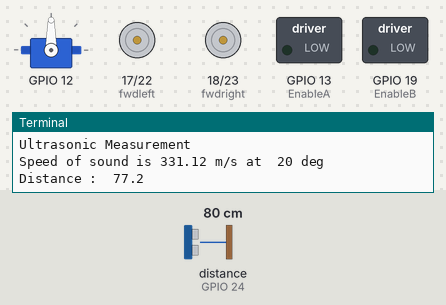
Bench run of a program on a simulated Raspberry Pi (BCM pin numbers). Shown: servo, motor-driver pin pairs drawn as motors (green arrow = first pin HIGH = forward, orange = second pin HIGH = backward, longer = more drive), switched loads named in the program (green lamp = pin HIGH), the last lines printed to the terminal. The inputs (shaded band) are chosen by the test bench; at power-on: distance to the obstacle (sensor on GPIO 24) 80 cm. The echo pulse lasts 58.3 µs per cm; servo angles are drawn from the pulse width (0.5 ms = 0°, 2.5 ms = 180°); the clock reads 2024-03-15 10:24:30 at power-on unless the program sets it; pins used as bus, display or sensor lines are not drawn.

Above: at 2.7 s.
2.8 s: distance to the obstacle (sensor on GPIO 24) set to 44 cm
6.5 s: distance to the obstacle (sensor on GPIO 24) set to 38 cm
At 7.9 s:
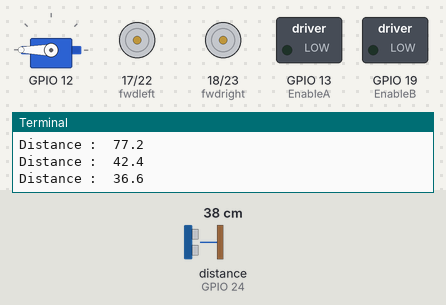
At 11.9 s:
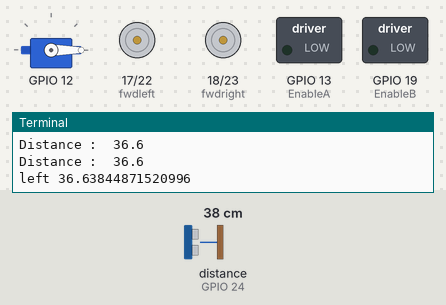
12.3 s: distance to the obstacle (sensor on GPIO 24) set to 2 cm
At 16.2 s:
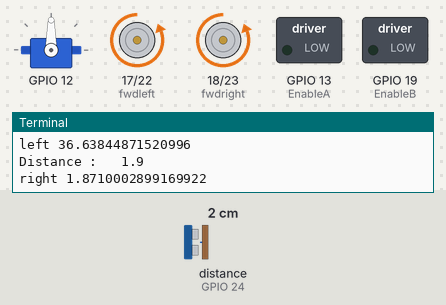
18.3 s: distance to the obstacle (sensor on GPIO 24) set to 4 cm
Timing chart, 0 to 21.3 s (numbered marks = the images above; inputs shaded):
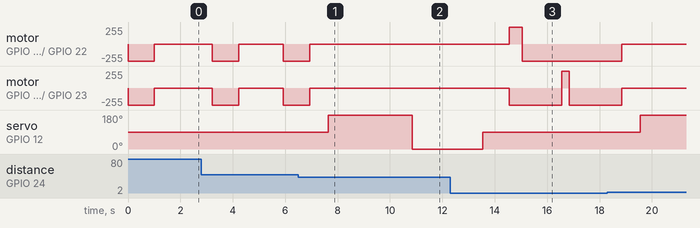

Measured:
- the behaviour switches between 42 and 41 cm on distance to the obstacle (sensor on GPIO 24) (found by bisection; images 0 and 1)
- after the input at 6.5 s, motor on GPIO 17 (fwdleft) / GPIO 22 (revleft), motor on GPIO 18 (fwdright) / GPIO 23 (revright): goes on until 6.9 s, then stays stopped; servo on GPIO 12: 90° → 180° after 1.1 s, → 0° 3.2 s later
- after the input at 12.3 s, motor on GPIO 17 (fwdleft) / GPIO 22 (revleft): stopped → forward 255/255 after 2.3 s, → backward 255/255 0.50 s later; motor on GPIO 18 (fwdright) / GPIO 23 (revright): stopped → backward 255/255 after 2.3 s, → forward 255/255 2.0 s later, → backward 255/255 0.30 s later

The program:

test.py
```python
import robot
import servoNJt as servo
import time
import threading
import ultrasonic_2 as usc
import RPi.GPIO as IO

#robot.forward(5)

#robot.right(5)

# robot.left(5)
global distance
global left
global right
def ultraSonicServo():
    while True:
        if usc.distanceReturn()<40:
            #stop()-
           robot.forward(0);
           servo.servoRotate(2500)
           time.sleep(1)
           left=usc.distanceReturn()
           print('left ' + str(left))
           time.sleep(0.5)
           servo.servoRotate(500)
           time.sleep(1)
           right=usc.distanceReturn()
           print('right ' + str(right))
           if left>right:
                servo.servoRotate(1500)
                robot.left(0.5)
                robot.forward(1.5)
                robot.right(0.3)
                robot.forward(2)

                #time.sleep(1)
           elif right>left:
                servo.servoRotate(1500)
                robot.right(0.5)
                #time.sleep(1)
                #robot.forward(5)
        else:
            servo.servoRotate(1500)
            robot.forward(1)


#threadServo=threading.Thread(target=servo.runServo,args=(90,))
#threadRobot=threading.Thread(target=robot.forward,args=(5,))
#threadServo.start()
#threadRobot.start()
#robot.forward(3);
ultraSonicServo()
#IO.cleanup()
```

robot.py
```python
import RPi.GPIO as GPIO

import time

GPIO.setmode(GPIO.BCM)

fwdleft = 17
fwdright = 18
revleft = 22
revright = 23
EnableA = 13
EnableB = 19
GPIO.setup(EnableA, GPIO.OUT)
GPIO.setup(EnableB, GPIO.OUT)
pwmA = GPIO.PWM(EnableA, 100)
pwmB = GPIO.PWM(EnableB, 100)

motors = [fwdleft,fwdright,revleft,revright]

for item in motors:
    GPIO.setup(item, GPIO.OUT)

def reverse(i):
    GPIO.output(fwdright, True)
    GPIO.output(fwdleft, True)
    time.sleep(i)
    GPIO.output(fwdright, False)
    GPIO.output(fwdleft, False)

def left(i):
    GPIO.output(revright, True)
    GPIO.output(fwdleft, True)
    time.sleep(i)
    GPIO.output(revright, False)
    GPIO.output(fwdleft, False)

def right(i):
    GPIO.output(fwdright, True)
    GPIO.output(revleft, True)
    time.sleep(i)
    GPIO.output(fwdright, False)
    GPIO.output(revleft, False)

def forward(i):
    GPIO.output(revleft, True)
    GPIO.output(revright, True)
    time.sleep(i)
    GPIO.output(revleft, False)
    GPIO.output(revright, False)

def reverse2(i):
    GPIO.output(fwdright, True)
    GPIO.output(fwdleft, True)

def stop_reverse2(i):
    time.sleep(i)
    GPIO.output(fwdright, False)
    GPIO.output(fwdleft, False)

def left2(i):
    GPIO.output(revright, True)
    GPIO.output(fwdleft, True)

def stop_left2(i):
    time.sleep(i)
    GPIO.output(revright, False)
    GPIO.output(fwdleft, False)

def right2(i):
    GPIO.output(fwdright, True)
    GPIO.output(revleft, True)

def stop_right2(i):
    time.sleep(i)
    GPIO.output(fwdright, False)
    GPIO.output(revleft, False)

def forward2(i):
    GPIO.output(revleft, True)
    GPIO.output(revright, True)

def stop_foward2(i):
    time.sleep(i)
    GPIO.output(revleft, False)
    GPIO.output(revright, False)

def stop(i):
    GPIO.output(revleft, False)
    GPIO.output(revright, False)
    time.sleep(i)

try:
	print("R E A D Y")
	forward(1)
except KeyboardInterrupt:
	print("E X I T")
	GPIO.cleanup()


        
```

servoNJt.py
```python
import pigpio
from time import sleep

# connect to the
pi = pigpio.pi()

# loop forever
def servoRotate(goc):
    pi.set_servo_pulsewidth(12, goc)    # off
    sleep(1)
    
```

ultrasonic_2.py
```python
#!/usr/bin/python
#+-+-+-+-+-+-+-+-+-+-+-+-+-+-+-+-+-+-+-+-+-+
#|R|a|s|p|b|e|r|r|y|P|i|-|S|p|y|.|c|o|.|u|k|
#+-+-+-+-+-+-+-+-+-+-+-+-+-+-+-+-+-+-+-+-+-+
#
# ultrasonic_2.py
# Measure distance using an ultrasonic module
# in a loop.
#
# Ultrasonic related posts:
# http://www.raspberrypi-spy.co.uk/tag/ultrasonic/
#
# Author : Matt Hawkins
# Date   : 16/10/2016
# -----------------------

# -----------------------
# Import required Python libraries
# -----------------------
from __future__ import print_function
import time
import RPi.GPIO as GPIO

# -----------------------
# Define some functions
# -----------------------
def measure():
  # This function measures a distance
  GPIO.output(GPIO_TRIGGER, True)
  # Wait 10us
  time.sleep(0.00001)
  GPIO.output(GPIO_TRIGGER, False)
  start = time.time()

  while GPIO.input(GPIO_ECHO)==0:
    start = time.time()

  while GPIO.input(GPIO_ECHO)==1:
    stop = time.time()

  elapsed = stop-start
  distance = (elapsed * speedSound)/2

  return distance

def measure_average():
  # This function takes 3 measurements and
  # returns the average.

  distance1=measure()
  time.sleep(0.1)
  distance2=measure()
  time.sleep(0.1)
  distance3=measure()
  distance = distance1 + distance2 + distance3
  distance = distance / 3
  return distance

# -----------------------
# Main Script
# -----------------------

# Use BCM GPIO references
# instead of physical pin numbers
GPIO.setmode(GPIO.BCM)

# Define GPIO to use on Pi
GPIO_TRIGGER = 25
GPIO_ECHO    = 24

# Speed of sound in cm/s at temperature
temperature = 20
speedSound = 33100 + (0.6*temperature)

print("Ultrasonic Measurement")
print("Speed of sound is",speedSound/100,"m/s at ",temperature,"deg")

# Set pins as output and input
GPIO.setup(GPIO_TRIGGER,GPIO.OUT)  # Trigger
GPIO.setup(GPIO_ECHO,GPIO.IN)      # Echo

# Set trigger to False (Low)
GPIO.output(GPIO_TRIGGER, False)

# Allow module to settle
time.sleep(0.5)

# Wrap main content in a try block so we can
# catch the user pressing CTRL-C and run the
# GPIO cleanup function. This will also prevent
# the user seeing lots of unnecessary error
# messages.
def distanceReturn():
    distance = measure_average()
    print("Distance : {0:5.1f}".format(distance))
    time.sleep(0.5)
    return distance
```
